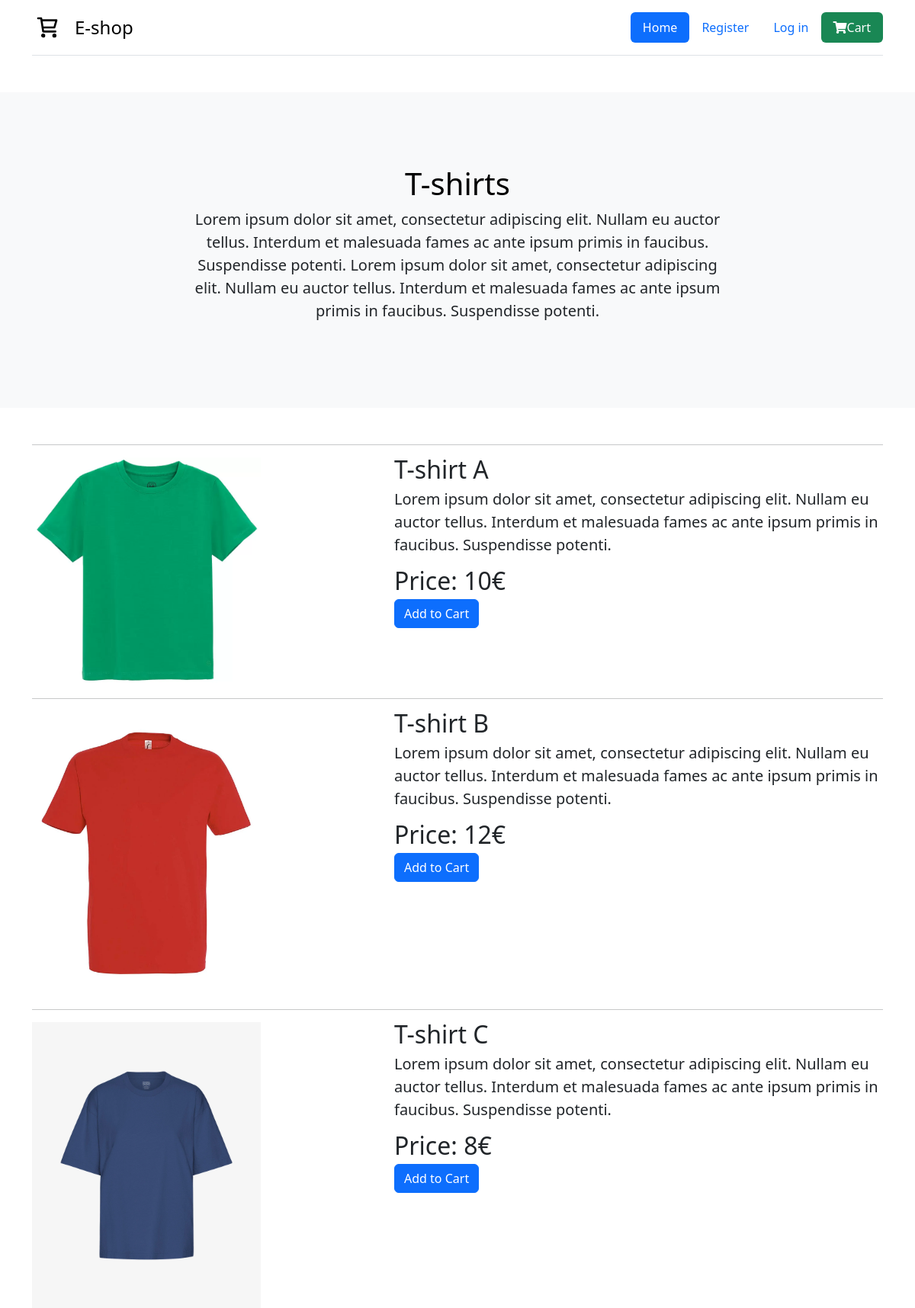
Page /t-shirts on the committed database.
### main.py (models this page shows)
class Product(db.Model):
    __tablename__ = "products"
    id: Mapped[int] = mapped_column(primary_key=True, nullable=False)
    name: Mapped[str] = mapped_column(String(30), nullable=False)
    description: Mapped[str] = mapped_column(String(250), nullable=False)
    image: Mapped[str] = mapped_column(String(500), nullable=False)
    price: Mapped[int] = mapped_column(Integer, nullable=False)
    type: Mapped[str] = mapped_column(String(30), nullable=False)

### main.py (the view)
@app.route("/t-shirts")
def tshirts():
    number_of_items_in_cart = count_items_in_cart()
    tshirt_products = db.session.execute(db.select(Product).where(Product.type == "tshirt")).scalars().all()
    return render_template("t-shirts.html", products=tshirt_products, items_count=number_of_items_in_cart)

### main.py (called while the page is built)
def count_items_in_cart():
    cart_list = session.get('cart', [])
    number_of_items = 0
    if cart_list:
        for item in cart_list:
            number_of_items += item["quantity"]
    return number_of_items

### templates/t-shirts.html (shortened to what this page needs)
{% extends "base.html" %}
{% block content %}
<div class="my-5">
  <div class="p-5 text-center bg-body-tertiary">
    <div class="container py-5">
      <h1 class="text-body-emphasis">T-shirts</h1>
      <p class="col-lg-8 mx-auto lead">
        Lorem ipsum dolor sit amet, consectetur adipiscing elit. Nullam eu auctor tellus. Interdum et malesuada fames ac ante ipsum primis in faucibus. Suspendisse potenti. Lorem ipsum dolor sit amet, consectetur adipiscing elit. Nullam eu auctor tellus. Interdum et malesuada fames ac ante ipsum primis in faucibus. Suspendisse potenti.
      </p>
    </div>
  </div>
</div>
<div class="container marketing">
    {% for product in products %}
        <hr class="featurette-divider">
        <div class="row featurette">
            <div class="col-md-7 order-md-2">
                <div class="d-flex align-items-center">
                    <h2 class="featurette-heading fw-normal lh-1 me-2">{{ product.name }}</h2>
                </div>
                <p class="lead">{{ product.description }}</p>
                <h2 class="featurette-heading fw-normal lh-1">Price: {{ product.price }}€</h2>
                <button class="btn btn-primary add-to-cart" data-product-id="{{ product.id }}">Add to Cart</button>
            </div>
            <div class="col-md-5 order-md-1">
                <img
                    src="{{ product.image }}"
                    alt="Description of the image"
                    class="featurette-image img-fluid mx-auto"
                    width="300"
                    height="300">
            </div>
        </div>
    {% endfor %}
</div>
{% endblock %}

### templates/base.html (shortened to what this page needs)
<!DOCTYPE html>
<html lang="en">
<head>
    <link href="https://cdn.jsdelivr.net/npm/bootstrap@5.3.3/dist/css/bootstrap.min.css" rel="stylesheet">
    <link rel="stylesheet" href="static/styles.css">
    <link href="https://cdnjs.cloudflare.com/ajax/libs/font-awesome/5.15.4/css/all.min.css" rel="stylesheet">
</head>
<body>
<div class="container">
    <header class="d-flex flex-wrap justify-content-center py-3 mb-4 border-bottom">
      <div class="d-flex align-items-center mb-3 mb-md-0 me-md-auto link-body-emphasis text-decoration-none">
          {% if current_user.is_anonymous %}
            <img width="40" height="32" src="{{ url_for('static', filename='images/design/cart-shopping-svgrepo-com.svg') }}" alt="cart" class="me-3"/>
            <span class="fs-4">E-shop</span>
          {% endif %}
      </div>
      <ul class="nav nav-pills">
          <li class="nav-item"><a href="{{ url_for('home') }}" class="nav-link active" aria-current="page">Home</a></li>
          {% if current_user.is_authenticated %}
            <li class="nav-item"><a href="{{ url_for('logout') }}" class="nav-link">Log out</a></li>
          {% else %}
            <li class="nav-item"><a href="{{ url_for('register') }}" class="nav-link">Register</a></li>
            <li class="nav-item"><a href="{{ url_for('login') }}" class="nav-link">Log in</a></li>
          {% endif %}
            <li class="nav-item">
                <a href="{{ url_for('cart') }}" class="nav-link cart-link bg-success text-white py-2 px-3 rounded">
                    <i class="fas fa-shopping-cart" ></i>Cart
                </a>
            </li>
      </ul>
    </header>
</div>
{% block content %}
{% endblock %}
</body>
</html>

### static/styles.css (style rules this page uses)
.cart-link { position: relative; text-decoration: none; color: #000; }

### rows in the picture
Product: name "T-shirt A", description "Lorem ipsum dolor sit amet, consectetur adipiscing elit. Nullam eu auctor tellus. Interdum et malesuada fames ac ante ipsum primis in faucibus. Suspendisse potenti.", price "10", image (picture)
Product: name "T-shirt B", description "Lorem ipsum dolor sit amet, consectetur adipiscing elit. Nullam eu auctor tellus. Interdum et malesuada fames ac ante ipsum primis in faucibus. Suspendisse potenti.", price "12", image (picture)
Product: name "T-shirt C", description "Lorem ipsum dolor sit amet, consectetur adipiscing elit. Nullam eu auctor tellus. Interdum et malesuada fames ac ante ipsum primis in faucibus. Suspendisse potenti.", price "8", image (picture)
